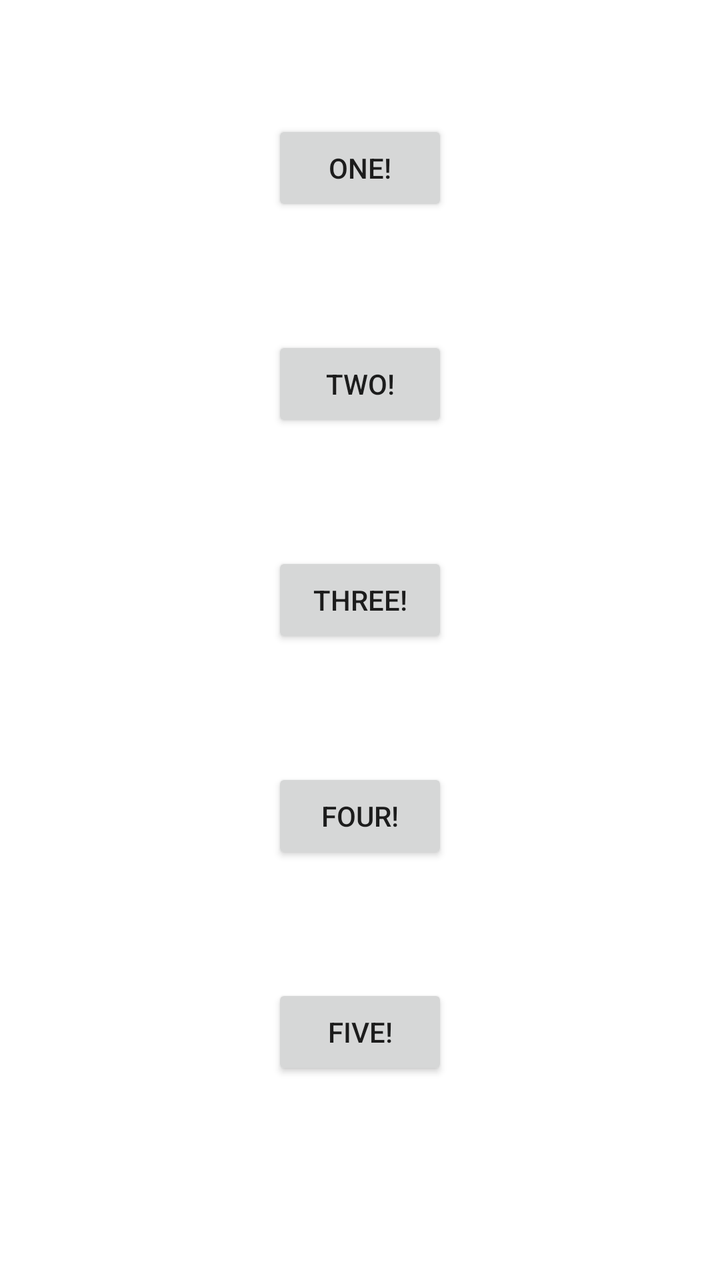
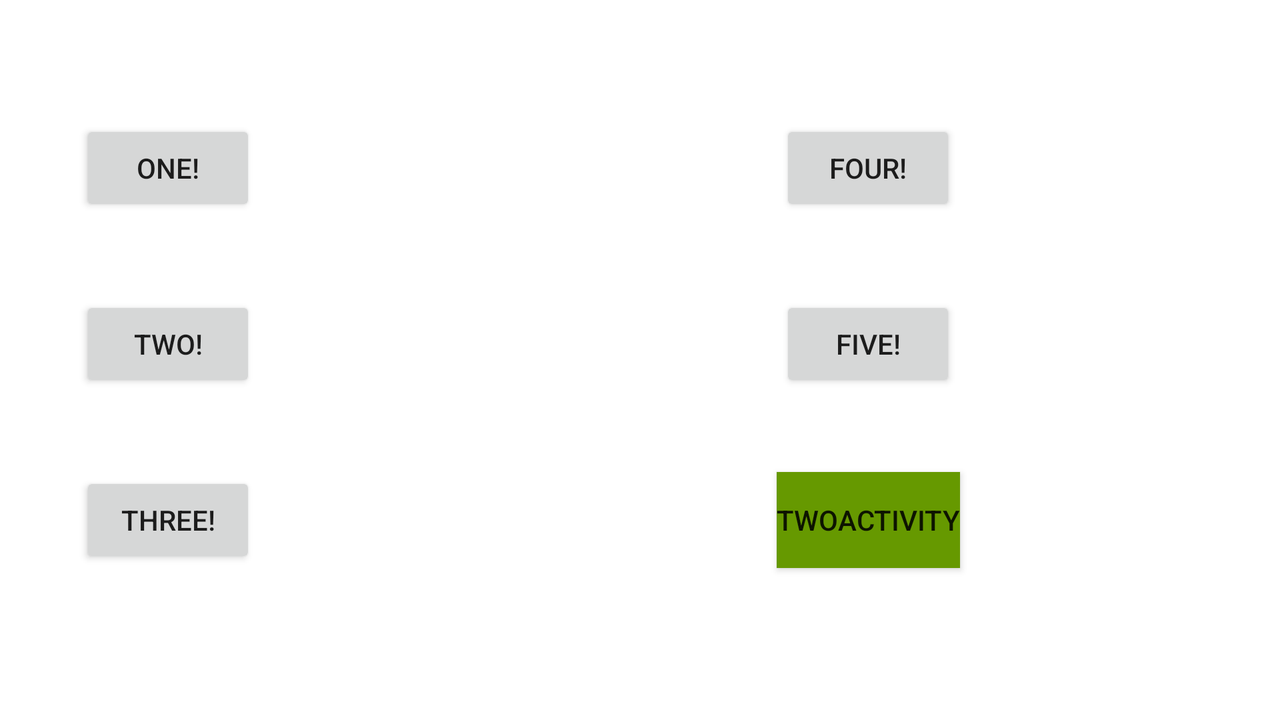

One screen, two layout resources from the same app: the default and the repository's alternative for another configuration. Each is rendered where Android would select it; the XML of both is given below.
<!-- AndroidManifest.xml: application theme Theme.WidgetAnimation -->
<!-- res/layout/activity_main.xml -->
<?xml version="1.0" encoding="utf-8"?>
<androidx.constraintlayout.widget.ConstraintLayout xmlns:android="http://schemas.android.com/apk/res/android"
    xmlns:app="http://schemas.android.com/apk/res-auto"
    xmlns:tools="http://schemas.android.com/tools"
    android:layout_width="match_parent"
    android:layout_height="match_parent"
    tools:context=".MainActivity">

    <androidx.appcompat.widget.AppCompatButton
        android:id="@+id/one"
        android:layout_width="wrap_content"
        android:layout_height="wrap_content"
        android:text="One!"
        app:layout_constraintEnd_toEndOf="parent"
        app:layout_constraintStart_toStartOf="parent"
        app:layout_constraintTop_toTopOf="parent"
        android:layout_marginTop="60dp"/>

    <androidx.appcompat.widget.AppCompatButton
        android:id="@+id/two"
        android:layout_width="wrap_content"
        android:layout_height="wrap_content"
        android:text="Two!"
        android:layout_marginTop="60dp"
        app:layout_constraintEnd_toEndOf="parent"
        app:layout_constraintStart_toStartOf="parent"
        app:layout_constraintTop_toBottomOf="@id/one" />

    <androidx.appcompat.widget.AppCompatButton
        android:id="@+id/three"
        android:layout_width="wrap_content"
        android:layout_height="wrap_content"
        android:text="Three!"
        android:layout_marginTop="60dp"
        app:layout_constraintEnd_toEndOf="parent"
        app:layout_constraintStart_toStartOf="parent"
        app:layout_constraintTop_toBottomOf="@id/two" />

    <androidx.appcompat.widget.AppCompatButton
        android:id="@+id/four"
        android:layout_width="wrap_content"
        android:layout_height="wrap_content"
        android:text="Four!"
        android:layout_marginTop="60dp"
        app:layout_constraintEnd_toEndOf="parent"
        app:layout_constraintStart_toStartOf="parent"
        app:layout_constraintTop_toBottomOf="@id/three" />

    <androidx.appcompat.widget.AppCompatButton
        android:id="@+id/five"
        android:layout_width="wrap_content"
        android:layout_height="wrap_content"
        android:text="Five!"
        android:layout_marginTop="60dp"
        app:layout_constraintEnd_toEndOf="parent"
        app:layout_constraintStart_toStartOf="parent"
        app:layout_constraintTop_toBottomOf="@id/four" />

</androidx.constraintlayout.widget.ConstraintLayout>
<!-- resources referenced by this layout -->
<resources>
  <style name="Theme.WidgetAnimation" parent="Theme.MaterialComponents.DayNight.DarkActionBar">
          
          <item name="colorPrimary">@color/purple_500</item>
          <item name="colorPrimaryVariant">@color/purple_700</item>
          <item name="colorOnPrimary">@color/white</item>
          
          <item name="colorSecondary">@color/teal_200</item>
          <item name="colorSecondaryVariant">@color/teal_700</item>
          <item name="colorOnSecondary">@color/black</item>
          
          <item name="android:statusBarColor">?attr/colorPrimaryVariant</item>
          
      </style>
</resources>
<!-- res/layout-land/activity_main.xml (the repository's variant of the layout above) -->
<!-- drawn on the phone turned sideways -->
<?xml version="1.0" encoding="utf-8"?>
<androidx.constraintlayout.widget.ConstraintLayout xmlns:android="http://schemas.android.com/apk/res/android"
    android:layout_width="match_parent"
    android:layout_height="match_parent"
    xmlns:app="http://schemas.android.com/apk/res-auto">

    <androidx.appcompat.widget.AppCompatButton
        android:id="@+id/one"
        android:layout_width="wrap_content"
        android:layout_height="wrap_content"
        android:text="One!"
        app:layout_constraintStart_toStartOf="parent"
        app:layout_constraintTop_toTopOf="parent"
        android:layout_marginTop="60dp"
        android:layout_marginStart="40dp"/>

    <androidx.appcompat.widget.AppCompatButton
        android:id="@+id/two"
        android:layout_width="wrap_content"
        android:layout_height="wrap_content"
        android:text="Two!"
        app:layout_constraintEnd_toEndOf="@id/one"
        app:layout_constraintStart_toStartOf="@id/one"
        app:layout_constraintTop_toBottomOf="@id/one"
        android:layout_marginTop="40dp"
        />

    <androidx.appcompat.widget.AppCompatButton
        android:id="@+id/three"
        android:layout_width="wrap_content"
        android:layout_height="wrap_content"
        android:text="Three!"
        android:layout_marginTop="40dp"
        app:layout_constraintEnd_toEndOf="@id/two"
        app:layout_constraintStart_toStartOf="@id/two"
        app:layout_constraintTop_toBottomOf="@id/two" />

    <androidx.appcompat.widget.AppCompatButton
        android:id="@+id/four"
        android:layout_width="wrap_content"
        android:layout_height="wrap_content"
        android:layout_marginStart="100dp"
        android:layout_marginTop="60dp"
        android:text="Four!"
        app:layout_constraintEnd_toEndOf="parent"
        app:layout_constraintStart_toEndOf="@+id/one"
        app:layout_constraintTop_toTopOf="parent" />

    <androidx.appcompat.widget.AppCompatButton
        android:id="@+id/five"
        android:layout_width="wrap_content"
        android:layout_height="wrap_content"
        android:layout_marginTop="40dp"
        android:text="Five!"
        app:layout_constraintEnd_toEndOf="@id/four"
        app:layout_constraintStart_toStartOf="@+id/four"
        app:layout_constraintTop_toBottomOf="@id/four" />

    <androidx.appcompat.widget.AppCompatButton
        android:id="@+id/twoActivity"
        android:layout_width="wrap_content"
        android:layout_height="wrap_content"
        android:text="TwoActivity"
        android:layout_marginTop="40dp"
        app:layout_constraintEnd_toEndOf="@id/five"
        app:layout_constraintStart_toStartOf="@id/five"
        android:background="@android:color/holo_green_dark"
        app:layout_constraintTop_toBottomOf="@id/five" />

</androidx.constraintlayout.widget.ConstraintLayout>
